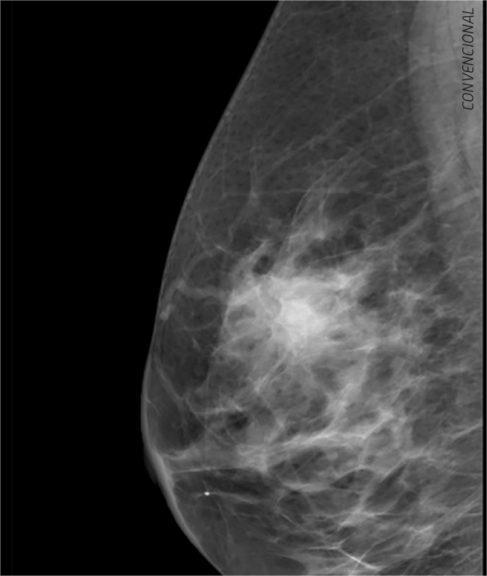
#> input picture Pré-processamento imagens/imagem2.jpg, 487 x 576 px, found by its file name
$ python 'pré-processamento.py'
#> lines starting #> are read from the running program, lines starting #| are printed output that depends on the picture
#pip install Pillow

from PIL import Image, ImageDraw, ImageEnhance
from skimage import measure
import numpy as np
import cv2

#Abrir a imagem
imagem = Image.open('imagem2.jpg')
#> imagem is the input picture: PIL image 487x576 RGB; min 0, max 223, mean 53.8

#Converter a imagem em escala cinza
imagem_cinza = imagem.convert('L')

#Converter a imagem em uma matriz numpy
matriz_imagem = np.array(imagem_cinza)

#Detectar os contornos
contornos = measure.find_contours(matriz_imagem, 0.8)
#> contornos = 104 point arrays, longest 2991 points

# Desenhar os contornos na imagem original
desenhar = ImageDraw.Draw(imagem)
for contorno in contornos:
    for i in range(len(contorno) - 1):
        desenhar.line((contorno[i][1], contorno[i][0], contorno[i+1][1], contorno[i+1][0]), fill='red', width=2)
#> this loop made 104 passes

#Aumentar o contraste
realcar = ImageEnhance.Contrast(imagem)
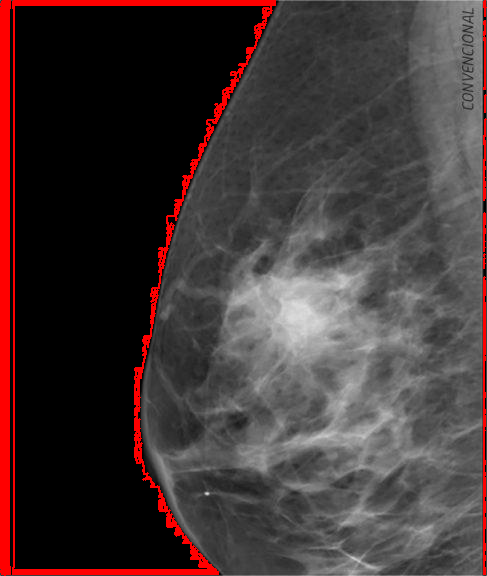
#> imagem: PIL image 487x576 RGB; mean R, G, B 66.6, 53.5, 53.5
imagem = realcar.enhance(15.5)
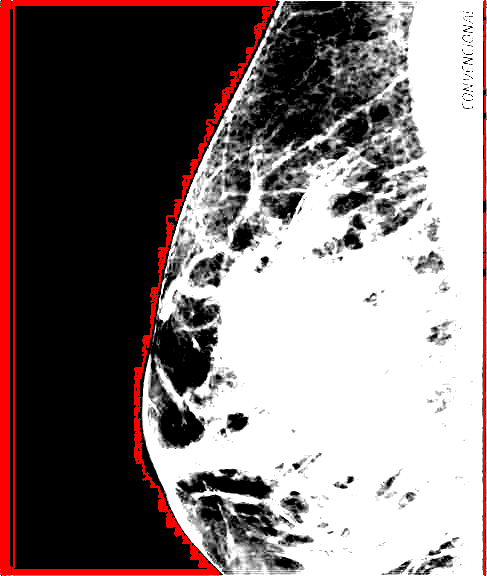
#> imagem: PIL image 487x576 RGB; mean R, G, B 130.9, 117.7, 117.7

#Mostrar a imagem com os contornos
imagem.save('mama_contornos.jpg')
